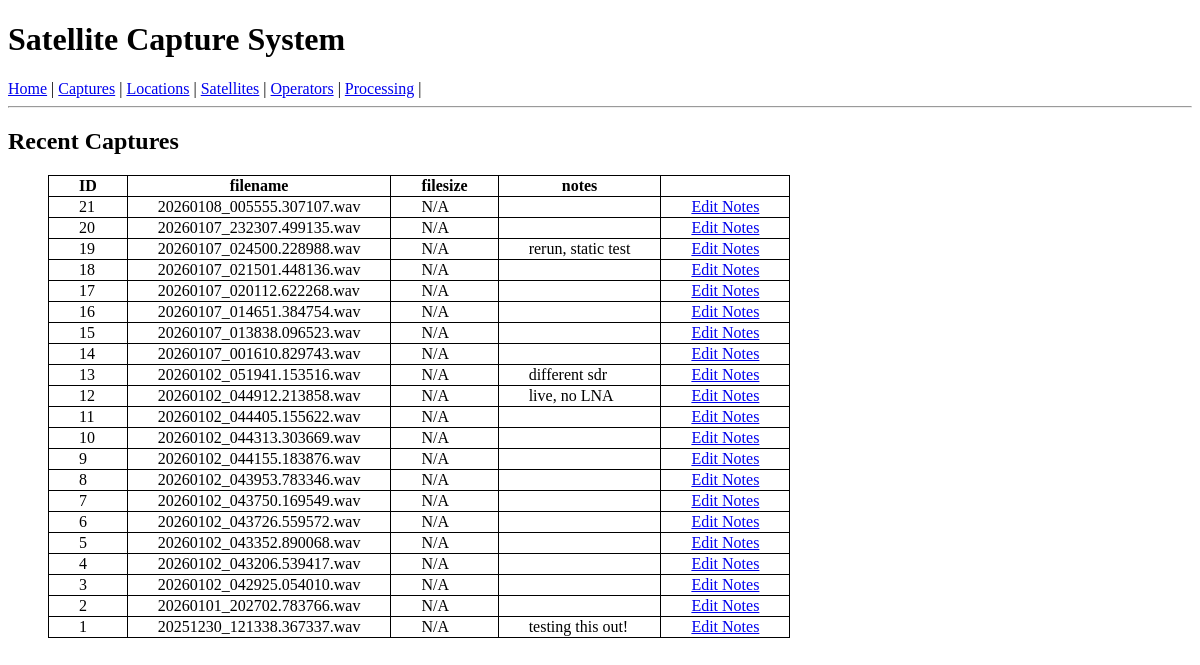
Before: / with the older database file.
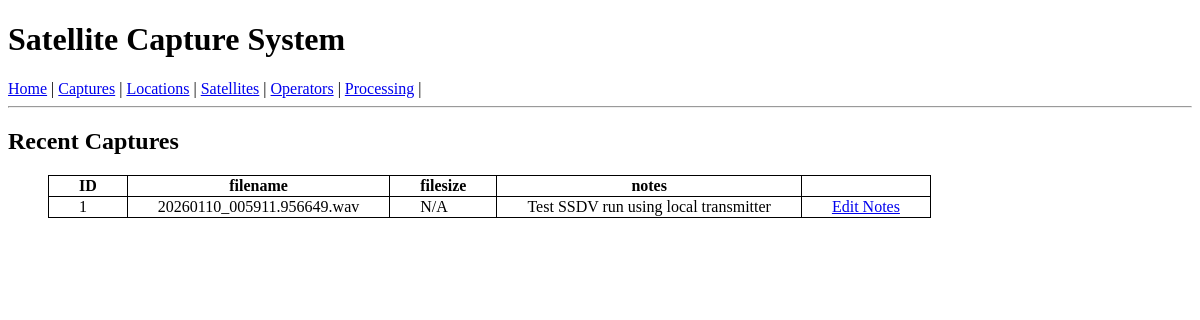
After: the same page with the newer database file.
### tables this page shows
CREATE TABLE "capture_session" (
	"id"	INTEGER,
	"satellite_id"	INTEGER NOT NULL,
	"operator_id"	INTEGER NOT NULL,
	"start_time_utc"	TEXT NOT NULL,
	"center_freq_hz"	REAL NOT NULL,
	"tle_line1"	TEXT NOT NULL,
	"tle_line2"	TEXT NOT NULL,
	"wav_path"	TEXT NOT NULL,
	"notes"	TEXT,
	"observer_timezone"	TEXT,
	"location_id"	INTEGER,
	"output_path"	TEXT NOT NULL DEFAULT '/home/pi/captures',
	"created_at"	TEXT NOT NULL DEFAULT (datetime('now')),
	PRIMARY KEY("id"),
	FOREIGN KEY("location_id") REFERENCES "location"("id"),
	FOREIGN KEY("operator_id") REFERENCES "operator"("id"),
	FOREIGN KEY("satellite_id") REFERENCES "satellite"("id")
);

### app.py (the view)
    @app.route("/")
    def index():
        db = get_db()
        captures = db.execute("SELECT * FROM capture_session ORDER BY start_time_utc DESC").fetchall()
        capture_list = []
        for row in captures:
            filename = row["start_time_utc"].replace(":", "").replace("-", "").replace("T", "_") + ".wav"
            full_path = resolve_storage_path(row["output_path"], filename)
            try:
                size_bytes = os.path.getsize(full_path)
                for unit in ['B', 'KB', 'MB', 'GB']:
                    if size_bytes < 1024:
                        size_str = f"{size_bytes:.1f} {unit}"
                        break
                    size_bytes /= 1024
                else:
                    size_str = f"{size_bytes:.1f} TB"
            except FileNotFoundError:
                size_str = "N/A"
            capture_list.append(
                { **dict(row), "filename": filename, "filesize": size_str }
            )
        return render_template("index.html", captures=capture_list)

### db.py (called while the page is built)
def get_db():
    if "db" not in g:
        g.db = sqlite3.connect(
            current_app.config["DATABASE"],
            detect_types=sqlite3.PARSE_DECLTYPES
        )
        g.db.row_factory = sqlite3.Row
    return g.db

### utils.py (called while the page is built)
def get_app_root():
    try:
        from flask import current_app
        return current_app.root_path
    except Exception:
        return os.path.abspath(os.path.dirname(__file__))

def resolve_storage_path(base_path, *parts):
    if base_path is None:
        base_path = ""
    base_path = os.path.expanduser(os.path.expandvars(base_path))
    if os.path.isabs(base_path):
        joined = os.path.join(base_path, *parts)
    else:
        joined = os.path.join(get_app_root(), base_path, *parts)
    return os.path.abspath(joined)

### templates/index.html
{% extends "base.html" %}
{% block content %}
<h2>Recent Captures</h2>
<ul>
<table>
    <tr>
        <th>ID</th>
        <th>filename</th>
        <th>filesize</th>
        <th>notes</th>
        <th></th>
    </tr>
    {% for c in captures %}
        <tr>
            {% set filename = c['start_time_utc'].replace(':', '').replace('-', '').replace('T', '_') + '.wav' %}
            {% set full_path = c['output_path'].rstrip('/') + '/' + filename %}
            <td> {{ c['id'] }}</td>
            <td> {{ c['filename'] }} </td>
            <td>{{ c['filesize'] }} </td>
            <td>{{ c['notes'] }} </td>
            <td><a href="{{ url_for('captures.edit_capture', id=c['id']) }}">Edit Notes</a> </th>
        </tr>
    {% endfor %}
</table>
</ul>
{% endblock %}

Changed rows visible on the page:
removed capture_session: id "21", filename "20260108_005555.307107.wav", filesize "N/A"
removed capture_session: id "20", filename "20260107_232307.499135.wav", filesize "N/A"
removed capture_session: id "19", filename "20260107_024500.228988.wav", filesize "N/A", notes "rerun, static test"
removed capture_session: id "18", filename "20260107_021501.448136.wav", filesize "N/A"
removed capture_session: id "17", filename "20260107_020112.622268.wav", filesize "N/A"
removed capture_session: id "16", filename "20260107_014651.384754.wav", filesize "N/A"
removed capture_session: id "15", filename "20260107_013838.096523.wav", filesize "N/A"
removed capture_session: id "14", filename "20260107_001610.829743.wav", filesize "N/A"
removed capture_session: id "13", filename "20260102_051941.153516.wav", filesize "N/A", notes "different sdr"
removed capture_session: id "12", filename "20260102_044912.213858.wav", filesize "N/A", notes "live, no LNA"
removed capture_session: id "11", filename "20260102_044405.155622.wav", filesize "N/A"
removed capture_session: id "10", filename "20260102_044313.303669.wav", filesize "N/A"
removed capture_session: id "9", filename "20260102_044155.183876.wav", filesize "N/A"
removed capture_session: id "8", filename "20260102_043953.783346.wav", filesize "N/A"
removed capture_session: id "7", filename "20260102_043750.169549.wav", filesize "N/A"
removed capture_session: id "6", filename "20260102_043726.559572.wav", filesize "N/A"
removed capture_session: id "5", filename "20260102_043352.890068.wav", filesize "N/A"
removed capture_session: id "4", filename "20260102_043206.539417.wav", filesize "N/A"
removed capture_session: id "3", filename "20260102_042925.054010.wav", filesize "N/A"
removed capture_session: id "2", filename "20260101_202702.783766.wav", filesize "N/A"
changed capture_session id 1: filename "20251230_121338.367337.wav" → "20260110_005911.956649.wav"; notes "testing this out!" → "Test SSDV run using local transmitter"
